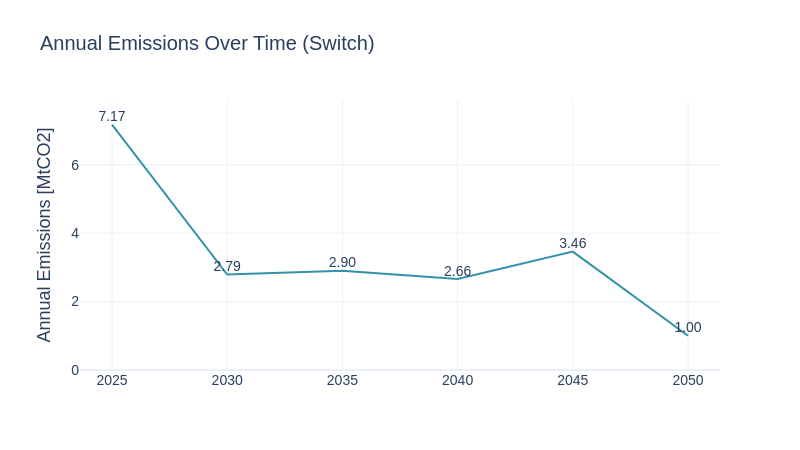

Notebook code for this chart:
### Code cell
em_sw = pd.read_csv(model_outputs_path + '/emissions.csv')
em_sw['AnnualEmissions_MtCO2_per_yr'] = em_sw['AnnualEmissions_tCO2_per_yr'] / 1e6
em_sw = em_sw[em_sw['PERIOD'] != years[0]]
sw.scenarios.annual_emmissions(em_sw, 'PERIOD', 'AnnualEmissions_MtCO2_per_yr', scenario_name, 'Switch')

### Figure 1 — Plotly figure (JSON) as saved in the notebook; plotly's stock layout.template omitted (floating-point values rounded to 4 significant figures)
{"data": [{"line": {"color": "#3292A9"}, "mode": "lines+text", "text": ["7.17", "2.79", "2.90", "2.66", "3.46", "1.00"], "textfont": {"family": "Arial", "size": 14}, "textposition": "top center", "type": "scatter", "x": [2025, 2030, 2035, 2040, 2045, 2050], "y": [7.175, 2.79, 2.9, 2.659, 3.46, 1]}], "layout": {"font": {"family": "Arial", "size": 16}, "height": 450, "showlegend": false, "title": {"font": {"family": "Arial", "size": 20}, "text": "Annual Emissions Over Time (Switch)"}, "width": 800, "xaxis": {"tickfont": {"family": "Arial", "size": 14}, "tickvals": [2025, 2030, 2035, 2040, 2045, 2050], "title": {"font": {"family": "Arial", "size": 18}, "text": ""}}, "yaxis": {"range": [0, 7.892], "tickfont": {"family": "Arial", "size": 14}, "title": {"font": {"family": "Arial", "size": 18}, "text": "Annual Emissions [MtCO2]"}}}}
